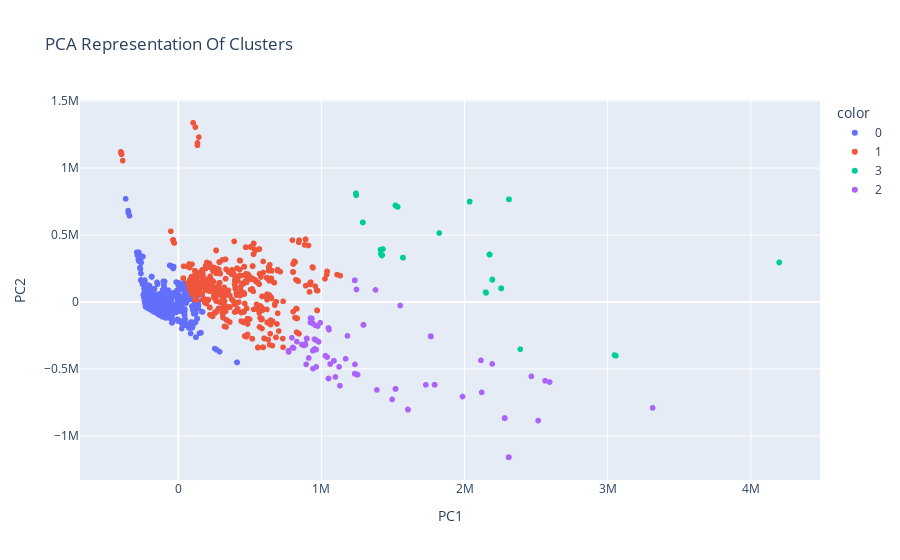

The code cell stored with this chart in its notebook:
### Markdown cell above
- Scatter plot

### Code cell
fig = px.scatter(
    data_frame = X_pca,
    x= "PC1",
    y="PC2",
    color=labels.astype(str),
    title="PCA Representation Of Clusters"
)


fig.update_layout(xaxis_title = "PC1", yaxis_title= "PC2")
fig.show()
